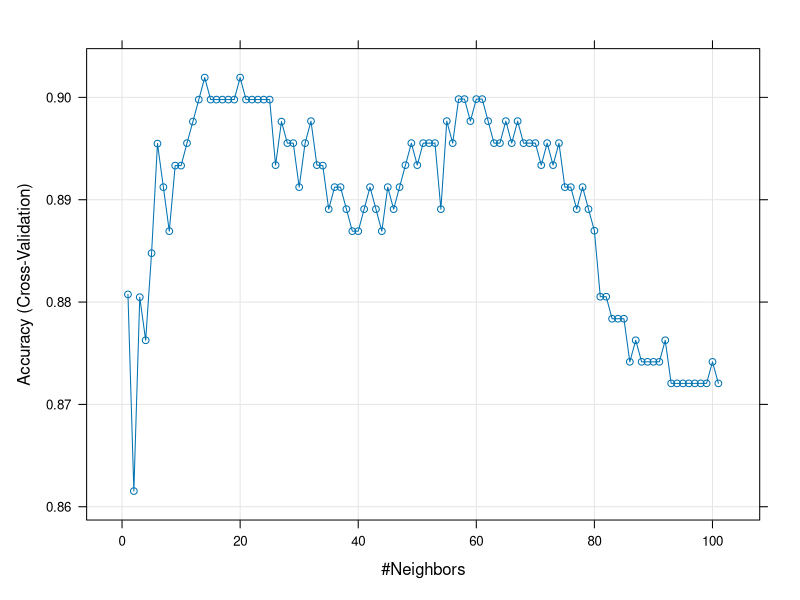
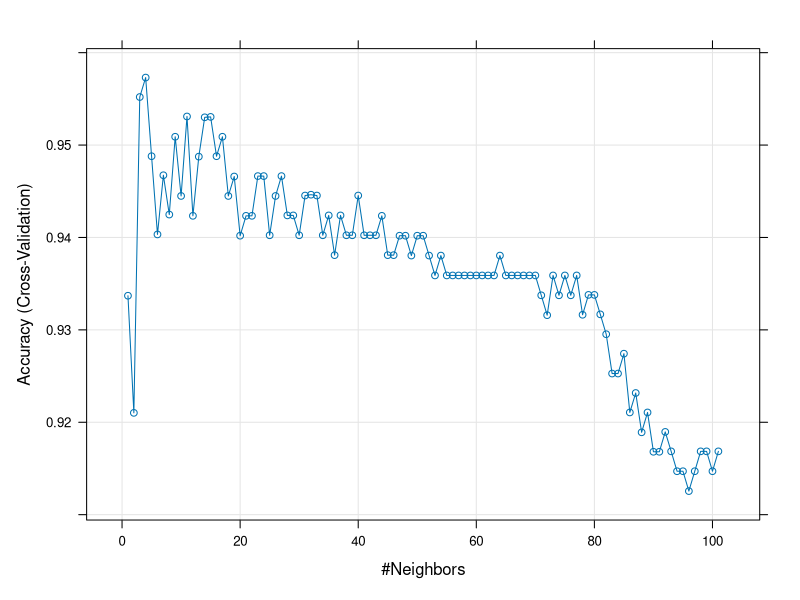
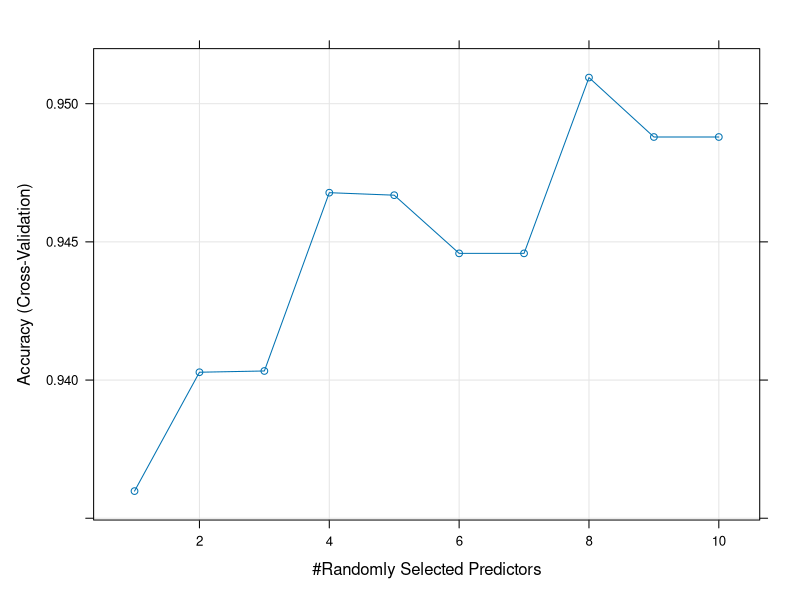

Reproduce these figures in R, in order.
## ---- chunk 1
library(caret)
library(dplyr)
## ---- chunk 2
wisc_trn = read.csv("wisc-trn.csv")
wisc_tst = read.csv("wisc-tst.csv")

wisc_trn$class = as.factor(wisc_trn$class)
wisc_tst$class = as.factor(wisc_tst$class)

unique(wisc_tst$class)
## ---- chunk 3
set.seed(1337)
# k 1-101
k <- c(1:101) 
# 5 fold Cross Validation
trControl <- trainControl(method = "cv", number = 5)

wisc_knn <- train(class~., data = wisc_trn, method = "knn", tuneGrid = expand.grid(k = k) , trControl = trControl)
plot(wisc_knn)

wisc_knn_sorted <- wisc_knn$results %>% arrange(desc(Accuracy))
wisc_knn_sorted

wisc_knn_pred <- predict(wisc_knn, newdata = wisc_tst)
wisc_knn_pred <- confusionMatrix(wisc_knn_pred, wisc_tst$class)
wisc_knn_pred
## ---- chunk 4
set.seed(1337)
k <- c(1:101) 
trControl <- trainControl(method = "cv", number = 5)

wisc_knn_tuned <- train(class~., data = wisc_trn, preProcess = c("center","scale"), method = "knn", tuneGrid = expand.grid(k = k) , trControl = trControl)
plot(wisc_knn_tuned)

wisc_knn_tuned_sorted <- wisc_knn_tuned$results %>% arrange(desc(Accuracy))
wisc_knn_tuned_sorted

wisc_knn_tuned_pred <- predict(wisc_knn_tuned, newdata = wisc_tst)
wisc_knn_tuned_pred <- confusionMatrix(wisc_knn_tuned_pred, wisc_tst$class)
wisc_knn_tuned_pred
## ---- chunk 5
set.seed(1337)
trControl <- trainControl(method = "cv", number = 5)
tunegrid <- expand.grid(.mtry=c(1:10))
wisc_rf <- train(class~., data = wisc_trn, method = "rf", tuneGrid = tunegrid, trControl = trControl)

wisc_rf_sorted <- wisc_rf$results %>% arrange(desc(Accuracy))
wisc_rf_sorted

wisc_rf$results
plot(wisc_rf)
## ---- chunk 6
set.seed(1337)
wisc_rf_pred <- predict(wisc_rf, newdata = wisc_tst)

wisc_rf_prob <- predict(wisc_rf, newdata = wisc_tst, type = "prob")
head(wisc_rf_prob, 10)

wisc_conf_matrix_rf <- confusionMatrix(wisc_rf_pred, wisc_tst$class)
wisc_conf_matrix_rf

wisc_conf_matrix_rf
## ---- chunk 7
print("Accuracy Tuned KNN")
wisc_knn_tuned_pred$overall['Accuracy']
print("Accuracy RF")
wisc_conf_matrix_rf$overall['Accuracy']
